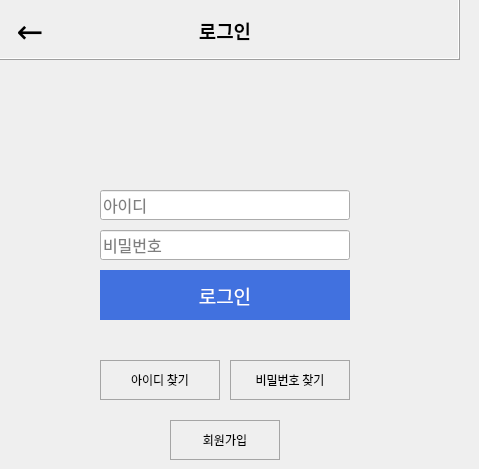
    <widget class="QWidget" name="stack_login">
     <widget class="QFrame" name="frame_13">
      <property name="geometry">
       <rect>
        <x>-10</x>
        <y>-10</y>
        <width>470</width>
        <height>70</height>
       </rect>
      </property>
      <property name="font">
       <font>
        <family>맑은 고딕</family>
        <pointsize>14</pointsize>
       </font>
      </property>
      <property name="frameShape">
       <enum>QFrame::Box</enum>
      </property>
      <property name="frameShadow">
       <enum>QFrame::Raised</enum>
      </property>
      <widget class="QLabel" name="btn_login_to_main">
       <property name="geometry">
        <rect>
         <x>20</x>
         <y>20</y>
         <width>40</width>
         <height>40</height>
        </rect>
       </property>
       <property name="font">
        <font>
         <family>맑은 고딕</family>
         <pointsize>24</pointsize>
         <weight>50</weight>
         <bold>false</bold>
        </font>
       </property>
       <property name="cursor">
        <cursorShape>PointingHandCursor</cursorShape>
       </property>
       <property name="text">
        <string>←</string>
       </property>
       <property name="alignment">
        <set>Qt::AlignCenter</set>
       </property>
      </widget>
      <widget class="QLabel" name="label_58">
       <property name="geometry">
        <rect>
         <x>190</x>
         <y>20</y>
         <width>90</width>
         <height>40</height>
        </rect>
       </property>
       <property name="font">
        <font>
         <family>맑은 고딕</family>
         <pointsize>14</pointsize>
         <weight>75</weight>
         <bold>true</bold>
        </font>
       </property>
       <property name="text">
        <string>로그인</string>
       </property>
       <property name="alignment">
        <set>Qt::AlignCenter</set>
       </property>
      </widget>
     </widget>
     <widget class="QLineEdit" name="edit_login_id">
      <property name="geometry">
       <rect>
        <x>100</x>
        <y>190</y>
        <width>250</width>
        <height>30</height>
       </rect>
      </property>
      <property name="font">
       <font>
        <family>맑은 고딕</family>
        <pointsize>12</pointsize>
       </font>
      </property>
      <property name="placeholderText">
       <string>아이디</string>
      </property>
     </widget>
     <widget class="QLineEdit" name="edit_login_pw">
      <property name="geometry">
       <rect>
        <x>100</x>
        <y>230</y>
        <width>250</width>
        <height>30</height>
       </rect>
      </property>
      <property name="font">
       <font>
        <family>맑은 고딕</family>
        <pointsize>12</pointsize>
       </font>
      </property>
      <property name="echoMode">
       <enum>QLineEdit::Password</enum>
      </property>
      <property name="placeholderText">
       <string>비밀번호</string>
      </property>
     </widget>
     <widget class="QLabel" name="btn_login">
      <property name="geometry">
       <rect>
        <x>100</x>
        <y>270</y>
        <width>250</width>
        <height>50</height>
       </rect>
      </property>
      <property name="font">
       <font>
        <family>맑은 고딕</family>
        <pointsize>14</pointsize>
       </font>
      </property>
      <property name="cursor">
       <cursorShape>PointingHandCursor</cursorShape>
      </property>
      <property name="styleSheet">
       <string notr="true">background-color: rgb(65, 113, 223);
color: rgb(255, 255, 255);</string>
      </property>
      <property name="text">
       <string>로그인</string>
      </property>
      <property name="alignment">
       <set>Qt::AlignCenter</set>
      </property>
     </widget>
     <widget class="QPushButton" name="btn_login_to_find_id">
      <property name="geometry">
       <rect>
        <x>100</x>
        <y>360</y>
        <width>120</width>
        <height>40</height>
       </rect>
      </property>
      <property name="font">
       <font>
        <family>맑은 고딕</family>
       </font>
      </property>
      <property name="cursor">
       <cursorShape>PointingHandCursor</cursorShape>
      </property>
      <property name="styleSheet">
       <string notr="true">background-color: rgba(255, 255, 255, 0);
border-style: solid;
border-width: 1px;
border-color: rgb(165, 165, 165);</string>
      </property>
      <property name="text">
       <string>아이디 찾기</string>
      </property>
     </widget>
     <widget class="QPushButton" name="btn_login_to_find_pw">
      <property name="geometry">
       <rect>
        <x>230</x>
        <y>360</y>
        <width>120</width>
        <height>40</height>
       </rect>
      </property>
      <property name="font">
       <font>
        <family>맑은 고딕</family>
       </font>
      </property>
      <property name="cursor">
       <cursorShape>PointingHandCursor</cursorShape>
      </property>
      <property name="styleSheet">
       <string notr="true">background-color: rgba(255, 255, 255, 0);
border-style: solid;
border-width: 1px;
border-color: rgb(165, 165, 165);</string>
      </property>
      <property name="text">
       <string>비밀번호 찾기</string>
      </property>
     </widget>
     <widget class="QPushButton" name="btn_login_to_regist">
      <property name="geometry">
       <rect>
        <x>170</x>
        <y>420</y>
        <width>110</width>
        <height>40</height>
       </rect>
      </property>
      <property name="font">
       <font>
        <family>맑은 고딕</family>
       </font>
      </property>
      <property name="cursor">
       <cursorShape>PointingHandCursor</cursorShape>
      </property>
      <property name="styleSheet">
       <string notr="true">background-color: rgba(255, 255, 255, 0);
border-style: solid;
border-width: 1px;
border-color: rgb(165, 165, 165);</string>
      </property>
      <property name="text">
       <string>회원가입</string>
      </property>
     </widget>
    </widget>
